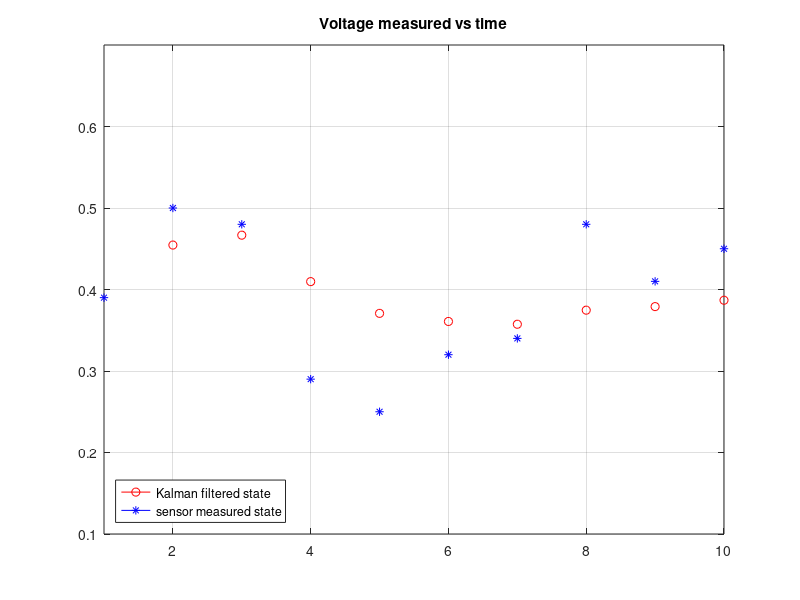

MATLAB code for this plot:
clear all
clc
% voltage readings by sensor
z = [.39, .50, .48, .29, .25, .32, .34, .48, .41, .45, .49];
z = z.';
% corrected state vectors
x = zeros(10,1);
% corrected error co-variance matrix
P = ones(10,1);
% predicted state vectors
x_p = zeros(10,1);
% predicted error co-variance matrix
P_p = zeros(10,1);

% variance of disturbance noise
Q = .1; 
% variance of sensor noise
R = .1;
for k=1:10
    
    % prediction
    
    x_p(k+1) = x(k);
    P_p(k+1) = P(k);
    
    % correction
    
    K = P_p(k+1)/(P_p(k+1) + R);
    x(k+1) = x_p(k+1) + K*(z(k+1) - x_p(k+1));
    P(k+1) = (1 - K)* P_p(k+1);
    
    % plotting
    
    title('Voltage measured vs time');
    plot(k,x(k),'-ro',k,z(k), '-b*');
    axis([1 10 .1 .7]);
    hleg1 = legend('Kalman filtered state','sensor measured state');
    set(hleg1,'Location','SouthWest');
    grid on
    hold on;
       
end
    
    